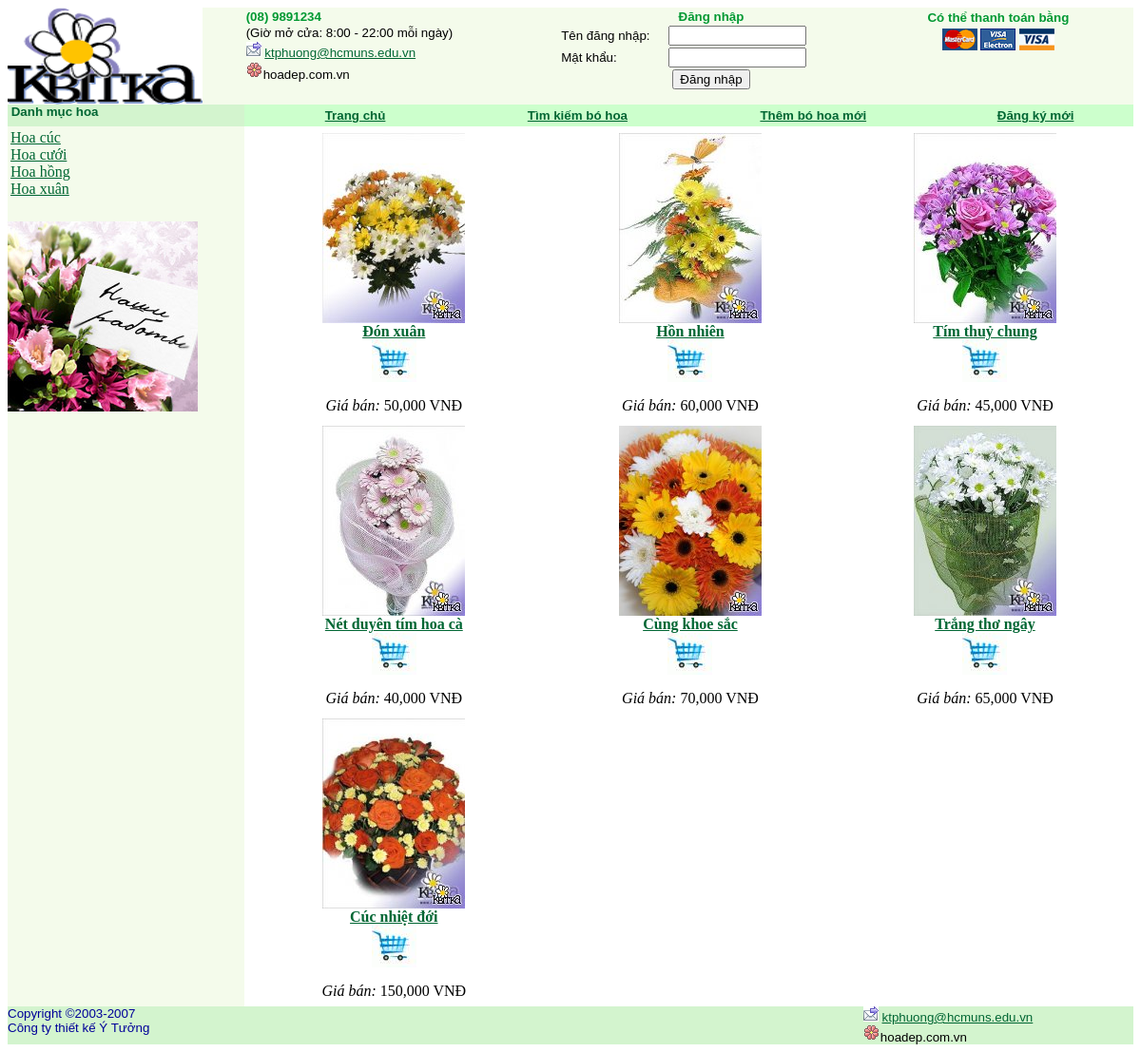
The page / on the database its author committed.
### tables this page shows
CREATE TABLE `loaihoa` (
  `Maloai` int(11) NOT NULL,
  `Tenloai` varchar(50) DEFAULT NULL
);

CREATE TABLE `hoa` (
  `mahoa` int(11) NOT NULL,
  `maloai` int(11) DEFAULT NULL,
  `tenhoa` varchar(50) DEFAULT NULL,
  `dongia` int(11) DEFAULT NULL,
  `hinh` varchar(50) DEFAULT NULL,
  `mota` varchar(1000) DEFAULT NULL
);

### handleData.php (called while the page is built, shortened)
<?php
	function getCategory(){
		$conn = db_connect();
		$sql = $conn->query("Select * from loaihoa");
		return $sql;
	}
	function getFlower($maloai){
		$conn = db_connect();
		$sql = $conn->query("Select * from hoa where maloai=" .$maloai);
		return $sql;
	}
?>

### index.php (the view, shortened to what this page needs)
<?php
include_once "handleData.php";
?>
<html xmlns="http://www.w3.org/1999/xhtml">
<head>
</head>
<body>
  <table width="100%" border="0" cellpadding="0" cellspacing="0" bgcolor="#FFFFFF">
    <tr bgcolor="#F4FBEB">
      <td width="21%" valign="top"><img src="hinh_anh/LogotypeKvitka.gif" width="205" height="102" /></td>
      <td width="28%" valign="top"><table width="100%" border="0" cellpadding="0" cellspacing="2">
        <tr>
          <td><span class="style5">(08) 9891234 </span></td>
        </tr>
        <tr>
          <td><span class="style10">(Giờ mở cửa: 8:00 - 22:00 mỗi ngày) </span></td>
        </tr>
        <tr>
          <td><span class="style10"><img src="hinh_anh/IconMail.gif" width="16" height="16" /> <a href="./ktphuong@hcmuns.edu.vn">ktphuong@hcmuns.edu.vn </a></span></td>
        </tr>
        <tr>
          <td><span class="style10"><img src="hinh_anh/online0.gif" width="18" height="18" />hoadep.com.vn</span></td>
        </tr>
      </table></td>
        <td width="27%" valign="top">
<?php if(isset($_SESSION['username'])) {
   include_once("thoat_dang_nhap.php");
   }
    else {
    include_once("dang_nhap.php");
  }
  ?>
<td width="24%" valign="top"><table width="100%" border="0">
  <tr>
    <td valign="top"><div align="center" class="style5">          Có thể thanh toán bằng</div></td>
  </tr>
  <tr>
    <td valign="top"><div align="center" class="style10">
      <img src="hinh_anh/IconCardMasterCard.gif" width="37" height="23" />
      <img src="hinh_anh/IconCardVisaE.gif" width="37" height="23" />
      <img src="hinh_anh/IconCardVisa.gif" width="37" height="23" /></div></td>
    </tr>
    <tr>
      <td >
    </tr>
  </table></td>
<tr>
  <td valign="top" bgcolor="#D3F4CE"><span class="style3">&nbsp;Danh mục hoa</span></td>
  <td colspan="3" valign="top" background="hinh_anh/nen.jpg"><table width="100%" border="0" cellpadding="0" cellspacing="0">
    <tr align="center" class="style10" bgcolor="#CCFFCC">
      <td width="25%" height="23" bgcolor="#CCFFCC"><strong><a href="index.php"><strong>Trang chủ</strong></a></td>
      <td width="25%"><strong><a href="tim_hoa.php"><strong>Tìm kiếm bó hoa</strong></a></td>
      <td width="28%"><strong><a href="them_hoa.php"><strong>Thêm bó hoa mới</strong></a></td>
      <td width="22%"><strong><a href="trang_dang_ky.php">Đăng ký mới</a></strong></td>
    </tr>
  </table></td>
</tr>
<tr bgcolor="#F4FBEB">
  <td valign="top" bgcolor="#F4FBEB"><table width="100%" border="0" cellpadding="0" cellspacing="0" background="hinh_anh/nen.jpg">
    <tr>
      <td bgcolor="#C7EAB0"><table width="100%" border="0" bgcolor="#F4FBEB">
        <tr>
          <td>
            <?php
            $list_cate = getCategory();
            foreach ($list_cate as $value) {
              echo "<a href='index.php?maloai=" . $value['Maloai'] ."''>" . $value['Tenloai'] . "</a>" . "<br>";
            }
            ?>
          </td>
        </tr>
        <tr>
          <td>&nbsp;</td>
        </tr>
      </table>		  </td>
    </tr>
    <tr>
      <td valign="bottom" bgcolor="#F4FBEB"><img src="hinh_anh/BannerSideCreative.jpg" width="200" height="200" /></td>
    </tr>
  </table>    </td>
  <td colspan="3" valign="top" bgcolor="#FFFFFF">
    <?php
    echo"<table width='100%' align='center' cellpadding='5'/>";
    $dem=0;
    $maloai=1;
    $banghoa = getFlower($maloai);
    foreach($banghoa as $hoa)
    {
     if($hoa['maloai'] == $maloai)
     {
      if($dem%3==0)
      {
        echo"<tr>";
      }
      echo"<td align='center'>";
      echo"<a href='trang_chi_tiet_hoa.php?mahoa=".$hoa['mahoa']."'><img src='hinh_anh/".$hoa['hinh']."'/></a><br>";
      echo "<a href='trang_chi_tiet_hoa.php?mahoa=" . $hoa['mahoa'] . "'><b>".$hoa['tenhoa']."</b></a><br>";
      echo "<span><a href='xl_gio_hang.php?maloai=" . $hoa['maloai'] . "&id=".$hoa['mahoa']."'><img src='hinh_anh/gio_hang.jpg'/></a></span>";
      echo "<p> <em>Giá bán:</em> " .number_format($hoa['dongia']). " VNĐ</p>";
      echo"</td>";
      $dem++;
      if($dem%3==0) {
        echo"</tr>";
      }
    }
  }
  ?>
</td>
</tr>
<tr>
  <td valign="top" bgcolor="#d3f4ce"><span class="style2">Copyright &copy;2003-2007 <br />
  Công ty thiết kế Ý Tưởng </span></td>
  <td valign="top" bgcolor="#d3f4ce">&nbsp;</td>
  <td valign="top" bgcolor="#d3f4ce">&nbsp;</td>
  <td bgcolor="#d3f4ce"><span class="style10"><img src="hinh_anh/IconMail.gif" width="16" height="16" />
   <a href="./ktphuong@hcmuns.edu.vn">ktphuong@hcmuns.edu.vn</a>
   <br />
   <img src="hinh_anh/online0.gif" width="18" height="18" />hoadep.com.vn</span></td>
 </tr>
</body>
</html>

### dang_nhap.php (shortened to what this page needs)
     <table width="100%" border="0" cellpadding="0" cellspacing="2">
      <form id="form1" name="form1" method="post" action="index.php">
       <tr>
        <td colspan="2"><div align="center" class="style5">Đăng nhập</div></td>
      </tr>
      <tr>
        <td width="30%"><p class="style10">Tên đăng nhập: </p></td>
        <td width="55%"><span class="style10">
          <label>
            <input name="ten_dn" type="text" id="ten_dn" size="15" />
          </label>
        </span> </td>
      </tr>
      <tr>
        <td><p class="style10">Mật khẩu: </p></td>
        <td><span class="style10">
          <label>
            <input name="mat_khau" type="password" id="mat_khau" size="15" />
          </label>
        </span></td>
      </tr>
      <td colspan="2"><div align="center">
        <label>
          <input type="submit" name="Submit" value="Đăng nhập" />
        </label>
      </div></td>
    </tr>
</table>

### index.php (style rules this page uses)
.style2 { color: #000099; font-family: Verdana, Arial, Helvetica, sans-serif; font-size: smaller; }
.style3 { color: #006633; font-weight: bold; font-family: Verdana, Arial, Helvetica, sans-serif; font-size: smaller; }
.style5 { font-size: smaller; font-weight: bold; color: #009933; font-family: Verdana, Arial, Helvetica, sans-serif; }
.style10 { font-family: Verdana, Arial, Helvetica, sans-serif; font-size: smaller; }
a:link { color: #006633; }

### rows shown on the page
loaihoa: Tenloai "Hoa cúc"
loaihoa: Tenloai "Hoa cưới"
loaihoa: Tenloai "Hoa hồng"
loaihoa: Tenloai "Hoa xuân"
hoa: hinh (picture), tenhoa "Đón xuân", dongia "50,000"
hoa: hinh (picture), tenhoa "Hồn nhiên", dongia "60,000"
hoa: hinh (picture), tenhoa "Tím thuỷ chung", dongia "45,000"
hoa: hinh (picture), tenhoa "Nét duyên tím hoa cà", dongia "40,000"
hoa: hinh (picture), tenhoa "Cùng khoe sắc", dongia "70,000"
hoa: hinh (picture), tenhoa "Trắng thơ ngây", dongia "65,000"
hoa: hinh (picture), tenhoa "Cúc nhiệt đới", dongia "150,000"
